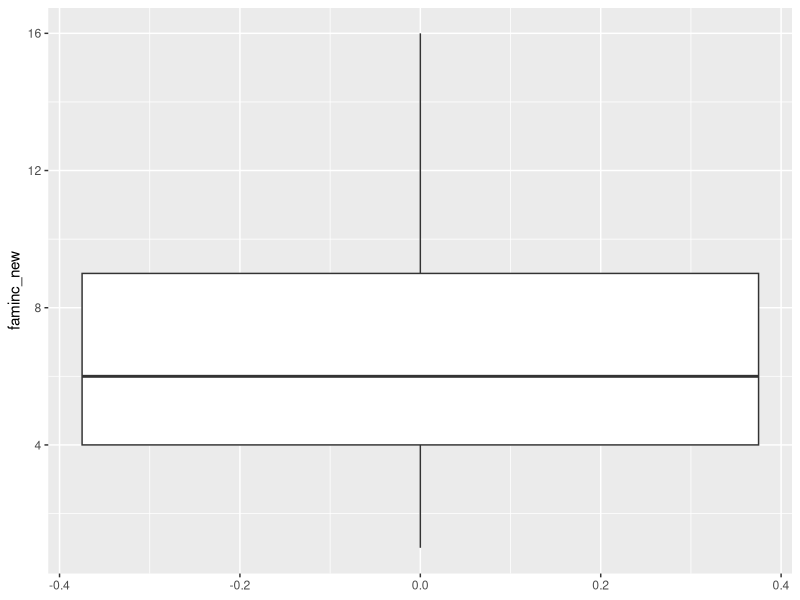
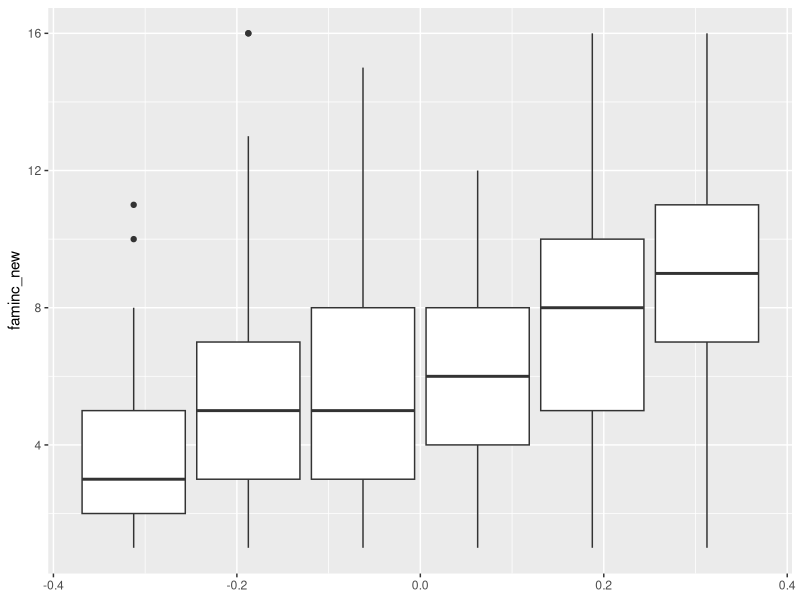
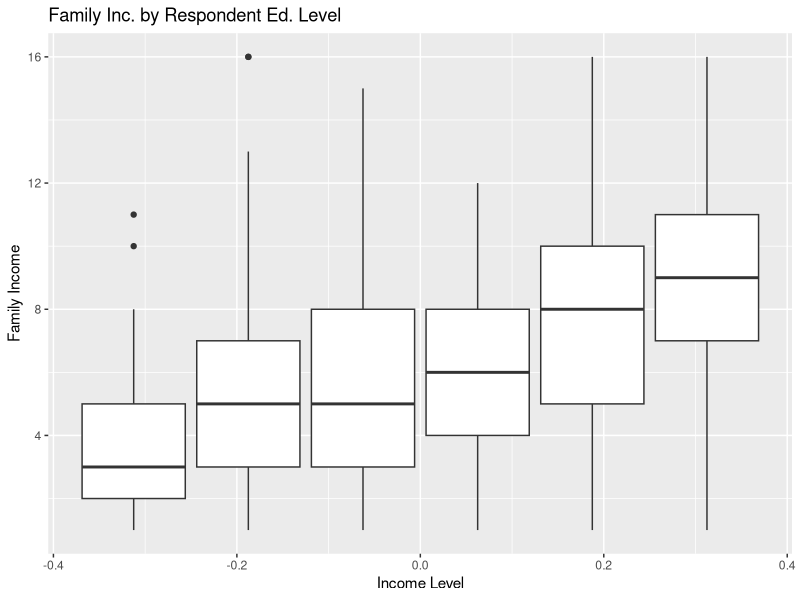
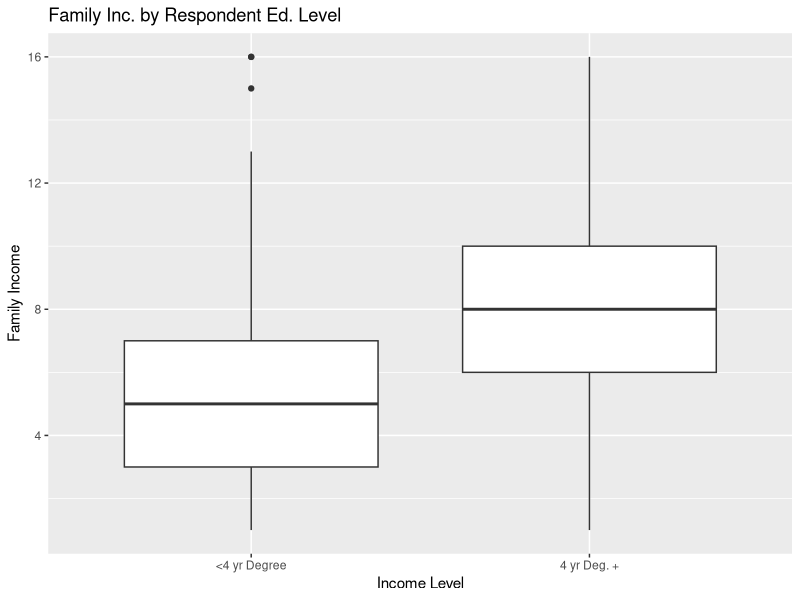
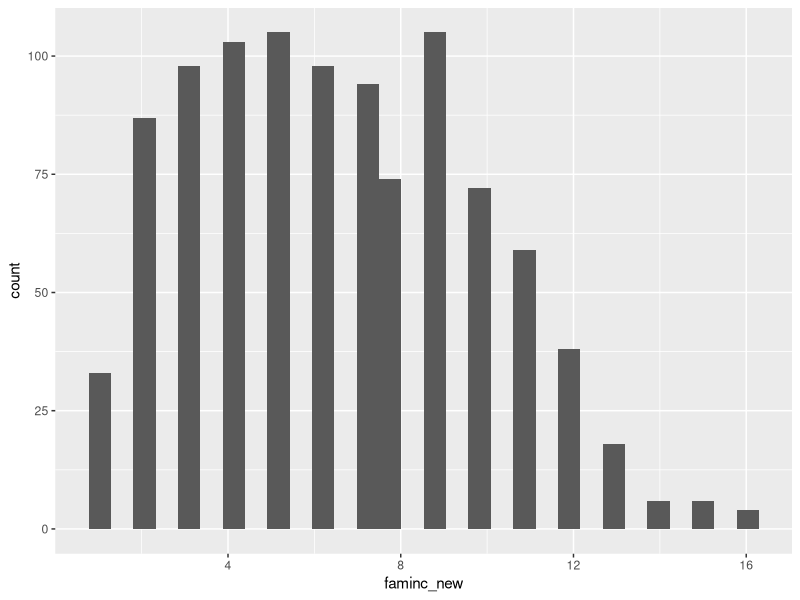
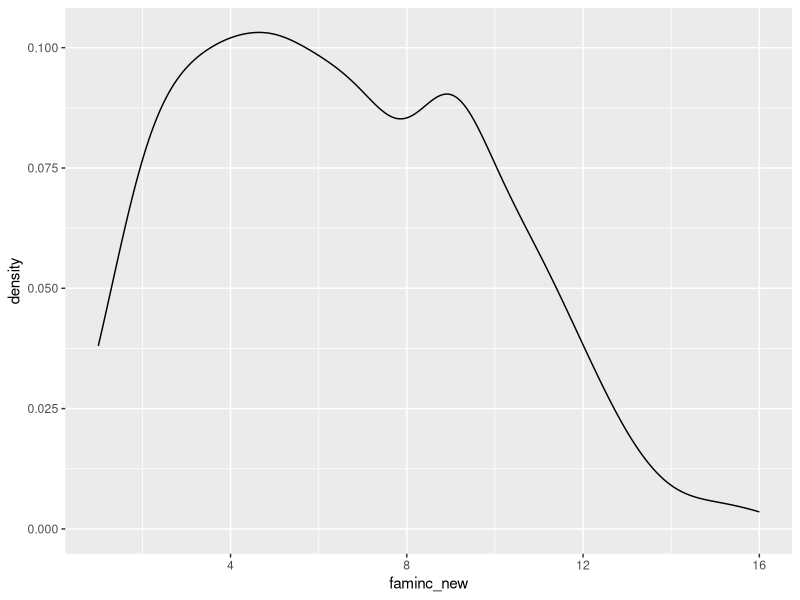

The R script that drew these images, in order:
library(tidyverse)

cces <- read_csv("week4/cces.csv")

#####boxplots

###make a basic boxplot
ggplot(cces, aes(y = faminc_new)) + geom_boxplot()

####break up boxplots by education group -- add a aesthetic mapping for group
ggplot(cces, aes(y = faminc_new, group = educ)) +
  geom_boxplot()

####add labels and a title
ggplot(cces, aes(y = faminc_new, group = educ)) +
  geom_boxplot() +
  labs(x = "Income Level", y = "Family Income", title = "Family Inc. by Respondent Ed. Level")

####reformat the data to create a dichotomous categorical variable for four-year college grads or more, and then all respondents with 2 year college degrees or less

cces$educ_category <-
  recode(
    cces$educ,
    `1` = "<4 yr Degree",
    `2` = "<4 yr Degree",
    `3` = "<4 yr Degree",
    `4` = "<4 yr Degree",
    `5` = "4 yr Deg. +",
    `6` = "4 yr Deg. +"
  )

###make sure you change the aesthetic mapping so the new categorical variable is mapped to "x" rather than "group"

ggplot(cces, aes(y = faminc_new, x = educ_category)) +
  geom_boxplot() +
  labs(x = "Income Level", y = "Family Income", title = "Family Inc. by Respondent Ed. Level")


####make a histogram
ggplot(cces, aes(x = faminc_new)) +
  geom_histogram()

####make a density plot
ggplot(cces, aes(x = faminc_new)) +
  geom_density()
